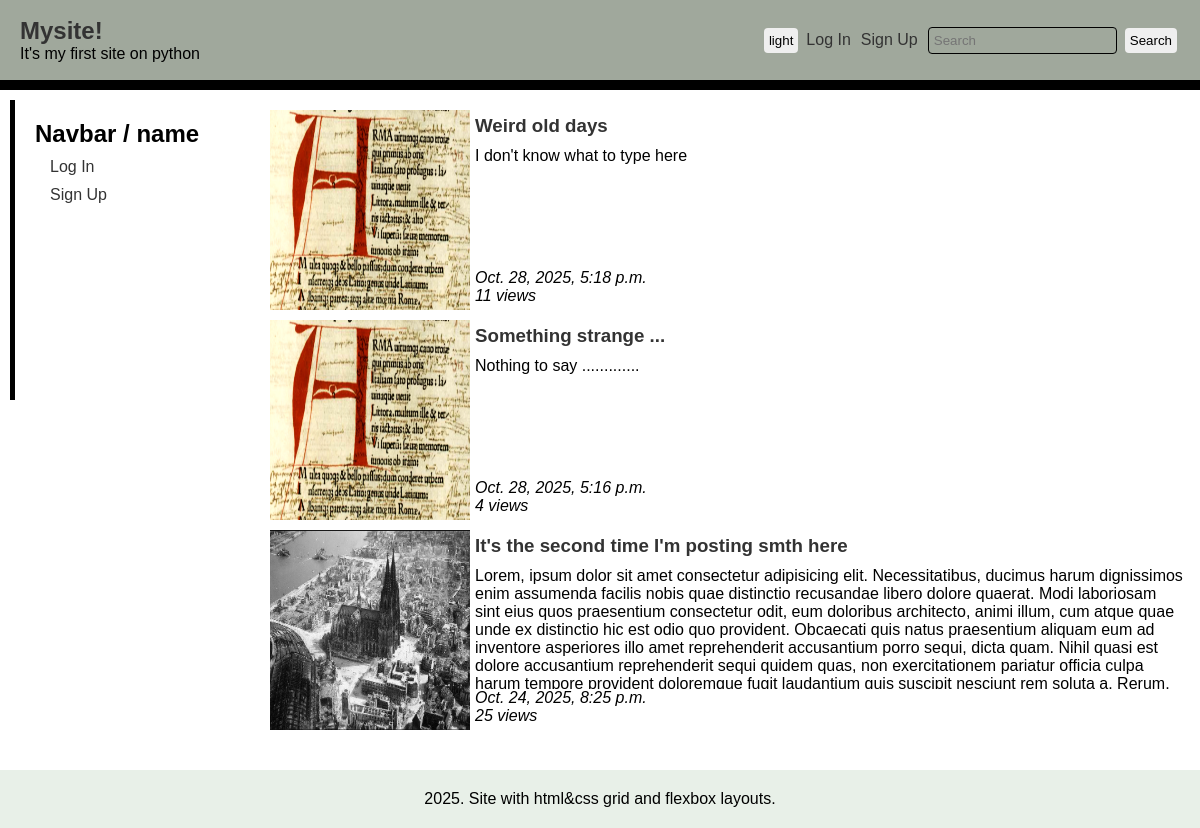
The page / on the database its author committed.
### main/models.py (models this page shows, shortened)
class Post(models.Model):
    slug = models.CharField(max_length=25, unique=True)
    image = models.ImageField(blank=True)
    name = models.CharField(max_length=99)
    text = models.TextField(blank=True)
    date = models.DateTimeField(auto_now=True)
    views = models.IntegerField(default=0)

### main/views.py (the view)
# urls.py: path('', views.index, name="home"),
def index(request):
    posts = Post.objects.all().order_by('-date')[:3]
    data = {
        'posts':posts,
    }
    query = request.GET.get("search-query")
    if query:
        result = Post.objects.filter(name__contains=query) | Post.objects.filter(text__contains=query)
        data["searchResult"] = result
    return render(request, 'main/index.html', context=data)

### main/templates/main/index.html (shortened to what this page needs)
{% load static %}
<!DOCTYPE html>
<html lang="en">
<head>
    <link rel="stylesheet" href="{% static 'main/css/style.css' %}">
</head>
<body>
    {% block header %}
    <header>
        <div class="list-header">
            <div class="brand">
                <a href="{% url 'main:home' %}" class="text-decoration-none"><h2 class="navbar-brand fs-2" style="margin:0;padding:0;">Mysite!</h2></a>
                <span>It's my first site on python</span>
            </div>
        </div>
        <section id="menu">
            <button id="themeLight" class="light">light</button>
            <ul>
                <li><a href="#">Log In</a></li>
                <li><a href="#">Sign Up</a></li>
            </ul>
            <form action="{% url 'main:home' %}" method="GET">
                <input type="search" name="search-query" placeholder="Search">
                <button type="submit">Search</button>
            </form>
        </section>
    </header>
    {% endblock %}
    {% block aside %}
    <aside>
        <h2>Navbar / name</h2>
        <ul>
            <li><a href="#">Log In</a></li>
            <li><a href="{% url 'auth:signup' %}">Sign Up</a></li>
        </ul>
    </aside>
    {% endblock %}
    {% block content %}
    <main>
        {% if searchResult %}
            {% for p in searchResult %}
            <article>
                {% if p.image %}<img src="{{ p.image.url }}">{% else %}<img src="">{% endif %}
                <div class="card">
                    <a href="{% url 'main:post' p.slug %}"><h3 class="card-brand">{{ p.name }}</h3></a>
                    <p>{{ p.text }}</p>
                    <i>{{ p.date }}</i>
                    <i>{{ p.views }} views</i>
                </div>
            </article>
            {% endfor %}
        {% else %}
            {% for p in posts %}
            <article>
                {% if p.image %}<img src="{{ p.image.url }}">{% else %}<img src="">{% endif %}
                <div class="card">
                    <a href="{% url 'main:post' p.slug %}"><h3 class="card-brand">{{ p.name }}</h3></a>
                    <p>{{ p.text }}</p>
                    <i>{{ p.date }}</i>
                    <i>{{ p.views }} views</i>
                </div>
            </article>
            {% endfor %}
        {% endif %}
    </main>
    {% endblock %}
    {% block footer %}
    <footer>
        <p>2025. Site with html&css grid and flexbox layouts.</p>
    </footer>
    {% endblock %}
</body>
</html>

### main/static/main/css/style.css (style rules this page uses)
*, *::before, *::after { margin: 0; padding: 0; box-sizing: border-box; }
:root { --clr-bg-main: #ffffff; --clr-bg-header: #a0a89c; --clr-bg-footer: #e8f0e8; --text-font: sans-serif; --clr-text: #000000; --clr-link: #333333; --clr-link-active: #88ee35; }
body { display: grid; grid-template-columns: 250px 1fr; grid-template-rows: 90px 1fr auto auto; grid-template-areas: "header header" "sidebar main" "sidebar comments" "footer footer"; grid-gap: 10px; min-height: 100vh; background-color: var(--clr-bg-main); }
body * { font-family: var(--text-font); }
ul { display: flex; align-items: center; list-style-type: none; }
ul li { margin: 0 5px; }
ul li a { text-decoration: none; color: var(--clr-link); transition: .2s; }
input { background-color: transparent; border-radius: 4px; padding: 5px; margin: 5px; border: 1px solid black; }
button { margin: 3px; padding: 5px; border-radius: 4px; border: none; transition: .2s; }
header { grid-area: header; background-color: var(--clr-bg-header); border-bottom: 10px solid #000; display: flex; align-items: center; padding: 20px; }
header .list-header { display: flex; flex-direction: column; justify-content: center; align-items: start; margin-right: auto; }
header .list-header .brand a { text-decoration: none; color: var(--clr-link); font-family: var(--text-font); }
header section { display: flex; align-items: center; }
header section form { display: flex; align-items: center; }
aside { grid-area: sidebar; padding: 20px; max-height: 300px; margin-left: 10px; border-left: 5px solid #000; }
aside ul { flex-direction: column; align-items: start; margin: 10px; }
aside ul li { margin-bottom: 10px; }
main { grid-area: main; padding: 10px; }
main article { width: 100%; height: 200px; display: flex; margin-bottom: 10px; }
main article img { flex-shrink: 0; width: 200px; height: 200px; }
main article .card { display: flex; flex-direction: column; padding: 5px; }
main article .card a { text-decoration: none; color: var(--clr-link); }
main article .card a h3 { margin-bottom: 10px; }
main article .card p { margin-bottom: auto; overflow: hidden; }
main article .card i { display: inline-block; }
footer { grid-area: footer; padding: 20px; background-color: var(--clr-bg-footer); text-align: center; }

### rows shown on the page
Post: image (picture), name "Weird old days", text "I don't know what to type here", date "Oct. 28, 2025, 5:18 p.m.", views "11"
Post: image (picture), name "Something strange ...", text "Nothing to say .............", date "Oct. 28, 2025, 5:16 p.m.", views "4"
Post: image (picture), name "It's the second time I'm posting smth here", text "Lorem, ipsum dolor sit amet consectetur adipisicing elit. Necessitatibus, ducimus harum dignissimos enim assumenda facilis nobis quae distinctio recusandae libero dolore quaerat. Modi laboriosam sint eius quos praesentium consectetur odit, eum doloribus architecto, animi illum, cum atque quae unde ex distinctio hic est odio quo provident. Obcaecati quis natus praesentium aliquam eum ad inventore asperiores illo amet reprehenderit accusantium porro sequi, dicta quam. Nihil quasi est dolore accusantium reprehenderit sequi quidem quas, non exercitationem pariatur officia culpa harum tempore provident doloremque fugit laudantium quis suscipit nesciunt rem soluta a. Rerum,…", date "Oct. 24, 2025, 8:25 p.m.", views "25"
